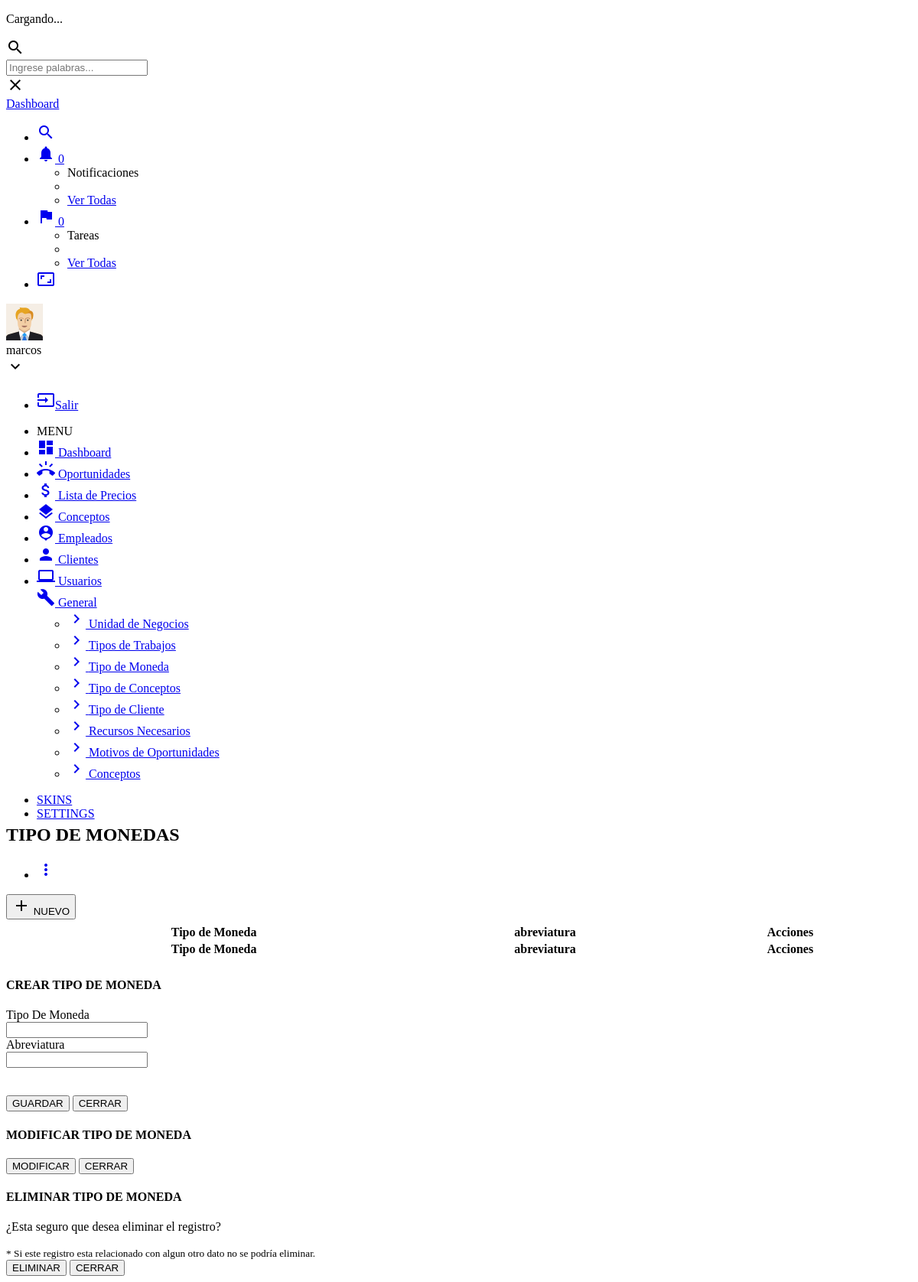
/dashboard/tipomoneda/index.php (signed in), run on the app's committed database.
### tables this page shows
CREATE TABLE IF NOT EXISTS `predio_menu` (
`idmenu` int(11) NOT NULL,
  `url` varchar(65) NOT NULL,
  `icono` varchar(45) DEFAULT NULL,
  `nombre` varchar(45) NOT NULL,
  `Orden` smallint(6) DEFAULT NULL,
  `hover` varchar(45) DEFAULT NULL,
  `permiso` varchar(50) DEFAULT NULL,
  `administracion` bit(1) DEFAULT NULL,
  `torneo` bit(1) DEFAULT NULL,
  `reportes` bit(1) DEFAULT NULL,
  `grupo` int(11) NOT NULL
);

### includes/appconfig.php (called while the page is built, shortened)
<?php
class appconfig {
function conexion() {
		$hostname = "localhost";
		$database = "u235498999_sahil";
		$username = "u235498999_sahil";
		$password = "rhcp7575";
		$conexion = array("hostname" => $hostname,
						  "database" => $database,
						  "username" => $username,
						  "password" => $password);
		return $conexion;
}
}
?>

### includes/funcionesHTML.php (the view, shortened to what this page needs)
<?php
class ServiciosHTML {
function menu($usuario,$titulo,$rol,$empresa) {
	$sql = "select idmenu,url,icono, nombre, permiso from predio_menu where permiso like '%".$rol."%' and grupo = 0 order by orden";
	$res = $this->query($sql,0);
	$cadmenu = "";
	while ($row = mysql_fetch_array($res)) {
		if (strpos($row['permiso'],$rol) !== false) {
			if ($row['idmenu'] == 1) {
				$cadmenu .= '<li>
								<a href="'.$row['url'].'">
									<i class="material-icons">'.$row['icono'].'</i>
									<span>'.$row['nombre'].'</span>
								</a>
							</li>';
			} else {
				$cadmenu .= '<li>
								<a href="'.$row['url'].'">
									<i class="material-icons">'.$row['icono'].'</i>
									<span>'.$row['nombre'].'</span>
								</a>
							</li>';
			}
		}
	}
	$sql = "select idmenu,url,icono, nombre, permiso from predio_menu where permiso like '%".$rol."%' and grupo = 3 order by orden";
	$res = $this->query($sql,0);
	$cadmenu .= '<a href="javascript:void(0);" class="menu-toggle">
                            <i class="material-icons">build</i>
                            <span>General</span>
                        </a>
                        <ul class="ml-menu">';
	while ($row = mysql_fetch_array($res)) {
		if (strpos($row['permiso'],$rol) !== false) {
			if ($row['idmenu'] == 1) {
				$cadmenu .= '<li>
								<a href="'.$row['url'].'">
									<i class="material-icons">'.$row['icono'].'</i>
									<span>'.$row['nombre'].'</span>
								</a>
							</li>';
			} else {
				$cadmenu .= '<li>
								<a href="'.$row['url'].'">
									<i class="material-icons">'.$row['icono'].'</i>
									<span>'.$row['nombre'].'</span>
								</a>
							</li>';
			}
		}
	}
	$cadmenu .= '</ul>';
	$menu = utf8_encode($cadmenu);
	return $menu;
}
function query($sql,$accion) {
		require_once 'appconfig.php';
		$appconfig	= new appconfig();
		$datos		= $appconfig->conexion();
		$hostname	= $datos['hostname'];
		$database	= $datos['database'];
		$username	= $datos['username'];
		$password	= $datos['password'];
		$conex = mysql_connect($hostname,$username,$password) or die ("no se puede conectar".mysql_error());
		$result = mysql_query($sql,$conex);
		return $result;
	}
}
?>

### data on the page
predio_menu: nombre "Dashboard"
predio_menu: nombre "Oportunidades"
predio_menu: nombre "Lista de Precios"
predio_menu: nombre "Conceptos"
predio_menu: nombre "Empleados"
predio_menu: nombre "Clientes"
predio_menu: nombre "Usuarios"
predio_menu: nombre "Unidad de Negocios"
predio_menu: nombre "Tipos de Trabajos"
predio_menu: nombre "Tipo de Moneda"
predio_menu: nombre "Tipo de Conceptos"
predio_menu: nombre "Tipo de Cliente"
predio_menu: nombre "Recursos Necesarios"
predio_menu: nombre "Motivos de Oportunidades"
predio_menu: nombre "Conceptos"

### other printed values
$usuario "marcos"
$plural "TIPO DE MONEDAS"
$singular "TIPO DE MONEDA"
$label "Tipo De Moneda Abreviatura"
